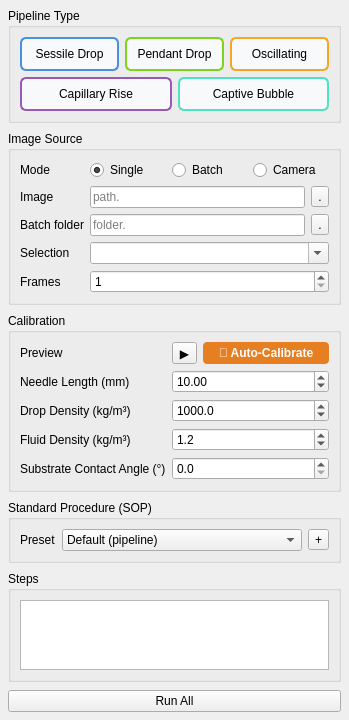
<?xml version='1.0' encoding='UTF-8'?>
<ui version="4.0">
 <class>SetupPanel</class>
 <widget class="QWidget" name="SetupPanel">
  <property name="geometry">
   <rect>
    <x>0</x>
    <y>0</y>
    <width>349</width>
    <height>573</height>
   </rect>
  </property>
  <layout class="QVBoxLayout" name="root">
   <property name="spacing">
    <number>8</number>
   </property>
   <property name="leftMargin">
    <number>8</number>
   </property>
   <property name="topMargin">
    <number>8</number>
   </property>
   <property name="rightMargin">
    <number>8</number>
   </property>
   <property name="bottomMargin">
    <number>8</number>
   </property>
   <item>
    <widget class="QGroupBox" name="pipelineGroup">
     <property name="title">
      <string>Pipeline Type</string>
     </property>
     <layout class="QVBoxLayout" name="pipelineButtonLayout">
      <item>
       <layout class="QHBoxLayout" name="pipelineButtons">
        <item>
         <widget class="QPushButton" name="sessileBtn">
          <property name="text">
           <string>Sessile Drop</string>
          </property>
          <property name="icon">
           <iconset resource="../resources/menipy_icons.qrc">
            <normaloff>:/icons/sessile.svg</normaloff>
           </iconset>
          </property>
          <property name="checkable">
           <bool>true</bool>
          </property>
          <property name="autoExclusive">
           <bool>true</bool>
          </property>
          <property name="styleSheet">
           <string notr="true">QPushButton { text-align: center; padding: 8px; border: 2px solid #4A90E2; border-radius: 6px; background-color: #f8f9fa; }
QPushButton:checked { background-color: #4A90E2; color: white; font-weight: bold; }</string>
          </property>
         </widget>
        </item>
        <item>
         <widget class="QPushButton" name="pendantBtn">
          <property name="text">
           <string>Pendant Drop</string>
          </property>
          <property name="icon">
           <iconset resource="../resources/menipy_icons.qrc">
            <normaloff>:/icons/pendant.svg</normaloff>
           </iconset>
          </property>
          <property name="checkable">
           <bool>true</bool>
          </property>
          <property name="autoExclusive">
           <bool>true</bool>
          </property>
          <property name="styleSheet">
           <string notr="true">QPushButton { text-align: center; padding: 8px; border: 2px solid #7ED321; border-radius: 6px; background-color: #f8f9fa; }
QPushButton:checked { background-color: #7ED321; color: white; font-weight: bold; }</string>
          </property>
         </widget>
        </item>
        <item>
         <widget class="QPushButton" name="oscillatingBtn">
          <property name="text">
           <string>Oscillating</string>
          </property>
          <property name="icon">
           <iconset resource="../resources/menipy_icons.qrc">
            <normaloff>:/icons/oscillating.svg</normaloff>
           </iconset>
          </property>
          <property name="checkable">
           <bool>true</bool>
          </property>
          <property name="autoExclusive">
           <bool>true</bool>
          </property>
          <property name="styleSheet">
           <string notr="true">QPushButton { text-align: center; padding: 8px; border: 2px solid #F5A623; border-radius: 6px; background-color: #f8f9fa; }
QPushButton:checked { background-color: #F5A623; color: white; font-weight: bold; }</string>
          </property>
         </widget>
        </item>
       </layout>
      </item>
      <item>
       <layout class="QHBoxLayout" name="pipelineButtonsRow2">
        <item>
         <widget class="QPushButton" name="capillaryBtn">
          <property name="text">
           <string>Capillary Rise</string>
          </property>
          <property name="icon">
           <iconset resource="../resources/menipy_icons.qrc">
            <normaloff>:/icons/capillary_rise.svg</normaloff>
           </iconset>
          </property>
          <property name="checkable">
           <bool>true</bool>
          </property>
          <property name="autoExclusive">
           <bool>true</bool>
          </property>
          <property name="styleSheet">
           <string notr="true">QPushButton { text-align: center; padding: 8px; border: 2px solid #9B59B6; border-radius: 6px; background-color: #f8f9fa; }
QPushButton:checked { background-color: #9B59B6; color: white; font-weight: bold; }</string>
          </property>
         </widget>
        </item>
        <item>
         <widget class="QPushButton" name="captiveBtn">
          <property name="text">
           <string>Captive Bubble</string>
          </property>
          <property name="icon">
           <iconset resource="../resources/menipy_icons.qrc">
            <normaloff>:/icons/captive_bubble.svg</normaloff>
           </iconset>
          </property>
          <property name="checkable">
           <bool>true</bool>
          </property>
          <property name="autoExclusive">
           <bool>true</bool>
          </property>
          <property name="styleSheet">
           <string notr="true">QPushButton { text-align: center; padding: 8px; border: 2px solid #50E3C2; border-radius: 6px; background-color: #f8f9fa; }
QPushButton:checked { background-color: #50E3C2; color: white; font-weight: bold; }</string>
          </property>
         </widget>
        </item>
       </layout>
      </item>
     </layout>
    </widget>
   </item>
   <item>
    <widget class="QGroupBox" name="sourceGroup">
     <property name="title">
      <string>Image Source</string>
     </property>
     <layout class="QFormLayout" name="sourceForm"><item row="0" column="0"><widget class="QLabel" name="labelMode"><property name="text"><string>Mode</string></property></widget></item><item row="0" column="1"><layout class="QHBoxLayout" name="modeRow"><item><widget class="QRadioButton" name="singleModeRadio"><property name="text"><string>Single</string></property><property name="checked"><bool>true</bool></property></widget></item><item><widget class="QRadioButton" name="batchModeRadio"><property name="text"><string>Batch</string></property></widget></item><item><widget class="QRadioButton" name="cameraModeRadio"><property name="text"><string>Camera</string></property></widget></item></layout></item><item row="1" column="0"><widget class="QLabel" name="labelImage"><property name="text"><string>Image</string></property></widget></item><item row="1" column="1"><layout class="QHBoxLayout" name="srcRow"><item><widget class="QLineEdit" name="imagePathEdit"><property name="placeholderText"><string>path.</string></property></widget></item><item><widget class="QToolButton" name="browseBtn"><property name="toolTip"><string>Browse image</string></property><property name="text"><string>.</string></property></widget></item></layout></item><item row="2" column="0"><widget class="QLabel" name="labelBatch"><property name="text"><string>Batch folder</string></property></widget></item><item row="2" column="1"><layout class="QHBoxLayout" name="batchRow"><item><widget class="QLineEdit" name="batchPathEdit"><property name="placeholderText"><string>folder.</string></property></widget></item><item><widget class="QToolButton" name="batchBrowseBtn"><property name="toolTip"><string>Browse folder</string></property><property name="text"><string>.</string></property></widget></item></layout></item><item row="3" column="0"><widget class="QLabel" name="labelSourceId"><property name="text"><string>Selection</string></property></widget></item><item row="3" column="1"><widget class="QComboBox" name="sourceIdCombo"><property name="editable"><bool>true</bool></property></widget></item><item row="4" column="0"><widget class="QLabel" name="labelFrames"><property name="text"><string>Frames</string></property></widget></item><item row="4" column="1"><widget class="QSpinBox" name="framesSpin"><property name="minimum"><number>1</number></property><property name="maximum"><number>9999</number></property><property name="value"><number>1</number></property></widget></item></layout></widget>
   </item>
   <item>
    <widget class="QGroupBox" name="calibrationGroup">
     <property name="title">
      <string>Calibration</string>
     </property>
     <layout class="QFormLayout" name="calibrationForm">
      <item row="0" column="0">
       <widget class="QLabel" name="previewLabel">
        <property name="text">
         <string>Preview</string>
        </property>
       </widget>
      </item>
      <item row="0" column="1">
       <layout class="QHBoxLayout" name="previewRow">
        <item>
         <widget class="QToolButton" name="previewBtn">
          <property name="toolTip">
           <string>Preview selected image</string>
          </property>
          <property name="text">
           <string>▶</string>
          </property>
         </widget>
        </item>
        <item>
         <widget class="QPushButton" name="autoCalibrateBtn">
          <property name="toolTip">
           <string>Automatically detect ROI, needle, and substrate regions</string>
          </property>
          <property name="text">
           <string>🎯 Auto-Calibrate</string>
          </property>
          <property name="styleSheet">
           <string notr="true">QPushButton { background-color: #E67E22; color: white; border-radius: 4px; padding: 4px 8px; font-weight: bold; }
QPushButton:hover { background-color: #D35400; }
QPushButton:disabled { background-color: #bdc3c7; }</string>
          </property>
         </widget>
        </item>
       </layout>
      </item>
      <item row="1" column="0">
       <widget class="QLabel" name="needleLengthLabel">
        <property name="text">
         <string>Needle Length (mm)</string>
        </property>
       </widget>
      </item>
      <item row="1" column="1">
       <widget class="QDoubleSpinBox" name="needleLengthSpin">
        <property name="minimum">
         <double>0.100000000000000</double>
        </property>
        <property name="maximum">
         <double>100.000000000000000</double>
        </property>
        <property name="value">
         <double>10.000000000000000</double>
        </property>
        <property name="decimals">
         <number>2</number>
        </property>
       </widget>
      </item>
      <item row="2" column="0">
       <widget class="QLabel" name="dropDensityLabel">
        <property name="text">
         <string>Drop Density (kg/m³)</string>
        </property>
       </widget>
      </item>
      <item row="2" column="1">
       <widget class="QDoubleSpinBox" name="dropDensitySpin">
        <property name="minimum">
         <double>500.000000000000000</double>
        </property>
        <property name="maximum">
         <double>20000.000000000000000</double>
        </property>
        <property name="value">
         <double>1000.000000000000000</double>
        </property>
        <property name="decimals">
         <number>1</number>
        </property>
       </widget>
      </item>
      <item row="3" column="0">
       <widget class="QLabel" name="fluidDensityLabel">
        <property name="text">
         <string>Fluid Density (kg/m³)</string>
        </property>
       </widget>
      </item>
      <item row="3" column="1">
       <widget class="QDoubleSpinBox" name="fluidDensitySpin">
        <property name="minimum">
         <double>1.000000000000000</double>
        </property>
        <property name="maximum">
         <double>2000.000000000000000</double>
        </property>
        <property name="value">
         <double>1.200000000000000</double>
        </property>
        <property name="decimals">
         <number>1</number>
        </property>
       </widget>
      </item>
      <item row="4" column="0">
       <widget class="QLabel" name="substrateAngleLabel">
        <property name="text">
         <string>Substrate Contact Angle (°)</string>
        </property>
       </widget>
      </item>
      <item row="4" column="1">
       <widget class="QDoubleSpinBox" name="substrateAngleSpin">
        <property name="minimum">
         <double>0.000000000000000</double>
        </property>
        <property name="maximum">
         <double>180.000000000000000</double>
        </property>
        <property name="value">
         <double>0.000000000000000</double>
        </property>
        <property name="decimals">
         <number>1</number>
        </property>
       </widget>
      </item>
     </layout>
    </widget>
   </item>
   <item>
    <widget class="QGroupBox" name="sopGroup">
     <property name="title">
      <string>Standard Procedure (SOP)</string>
     </property>
     <layout class="QFormLayout" name="sopForm">
      <item row="0" column="0">
       <widget class="QLabel" name="labelPreset">
        <property name="text">
         <string>Preset</string>
        </property>
       </widget>
      </item>
      <item row="0" column="1">
       <layout class="QHBoxLayout" name="sopRow">
        <item>
         <widget class="QComboBox" name="sopCombo">
          <item>
           <property name="text">
            <string>Default (pipeline)</string>
           </property>
          </item>
         </widget>
        </item>
        <item>
         <widget class="QToolButton" name="addSopBtn">
          <property name="toolTip">
           <string>Add SOP…</string>
          </property>
          <property name="text">
           <string>+</string>
          </property>
         </widget>
        </item>
       </layout>
      </item>
     </layout>
    </widget>
   </item>
   <item>
    <widget class="QGroupBox" name="stepsGroup">
     <property name="title">
      <string>Steps</string>
     </property>
     <layout class="QVBoxLayout" name="stepsBox">
      <item>
       <widget class="QListWidget" name="stepsList">
        <property name="selectionMode">
         <enum>QAbstractItemView::SelectionMode::NoSelection</enum>
        </property>
        <property name="spacing">
         <number>4</number>
        </property>
        <property name="uniformItemSizes">
         <bool>true</bool>
        </property>
       </widget>
      </item>
     </layout>
    </widget>
   </item>
   <item>
    <widget class="QPushButton" name="runAllBtn">
     <property name="text">
      <string>Run All</string>
     </property>
    </widget>
   </item>
   <item>
    <spacer name="spacerBottom">
     <property name="orientation">
      <enum>Qt::Orientation::Vertical</enum>
     </property>
     <property name="sizeHint" stdset="0">
      <size>
       <width>20</width>
       <height>40</height>
      </size>
     </property>
    </spacer>
   </item>
  </layout>
 </widget>
 <resources>
  <include location="../resources/menipy_icons.qrc" />
 </resources>
 <connections />
</ui>
